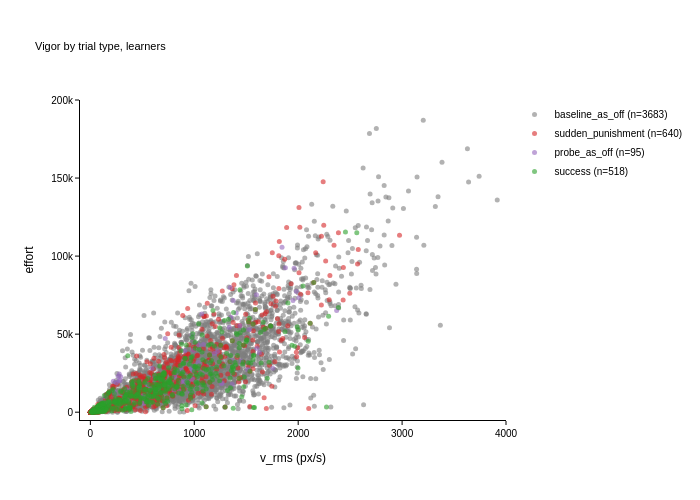

Write notebook code for a chart like this one.
### Markdown cell above
`[F3-CMP-SCATTER]` All four trial types: v_rms vs effort, one point per trial. Same plain axes as the ECDF figures (`illustrator_style` in `[F3-VS-ASOFF-FN]`). `MARGINAL_ECDFS=True` puts the per-type ECDFs back on the top and right axes. Saves `./Figure3/success_vs_spun_vs_probe_vs_baseline_vigor.[svg|html]`.

### Code cell
# [F3-CMP-SCATTER]
# v_rms vs effort for all four trial types, one point per trial. Plain axes, as in the ECDF figures
# (illustrator_style in [F3-VS-ASOFF-FN], which runs later, so the settings are repeated here): white,
# no grid or zero lines, black axis lines, outside ticks, Arial. MARGINAL_ECDFS=True adds the per-type
# ECDFs back on the top and right axes.
MARGINAL_ECDFS = False
type_colors = {'success': '#2ca02c', 'sudden_punishment': '#d62728', 'baseline_as_off': '#7f7f7f', 'probe_as_off': '#9467bd'}
order = ['baseline_as_off', 'sudden_punishment', 'probe_as_off', 'success']   # drawing order, success on top
x_range = [-100, 4000]
y_range = [-5000, 200000]

if MARGINAL_ECDFS:
    fig = make_subplots(rows=2, cols=2, column_widths=[0.80, 0.20], row_heights=[0.20, 0.80],
                        specs=[[{"type": "scatter"}, None], [{"type": "scatter"}, {"type": "scatter"}]],
                        horizontal_spacing=0.05, vertical_spacing=0.05)
    main = dict(row=2, col=1)
else:
    fig = make_subplots(rows=1, cols=1)
    main = dict(row=1, col=1)

for tt in order:
    d = combined.loc[combined['trial_type'] == tt]
    fig.add_trace(go.Scatter(
        x=d['v_rms'], y=d['effort'], mode='markers', name=f'{tt} (n={len(d)})',
        marker=dict(color=type_colors[tt], size=5, opacity=0.6, line=dict(width=0)),
        hovertext=d['trial_number'].astype(str) + ' ' + d['dfc'],
        hovertemplate="v_rms=%{x:.1f}<br>effort=%{y:.1f}<br>%{hovertext}<extra></extra>"), **main)
    if MARGINAL_ECDFS:
        for col, r, c in (('v_rms', 1, 1), ('effort', 2, 2)):
            vals = np.sort(d[col].dropna().values)
            frac = np.arange(1, len(vals) + 1) / len(vals)
            xy = (vals, frac) if col == 'v_rms' else (frac, vals)
            fig.add_trace(go.Scatter(x=xy[0], y=xy[1], mode='lines', line=dict(color=type_colors[tt], width=1.5),
                                     showlegend=False), row=r, col=c)

axis = dict(showgrid=False, zeroline=False, showline=True, linecolor='black', linewidth=1,
            ticks='outside', tickcolor='black', ticklen=4, mirror=False)
fig.update_xaxes(**axis)
fig.update_yaxes(**axis)
fig.update_layout(template='simple_white', paper_bgcolor='white', plot_bgcolor='white',
                  font=dict(family='Arial', size=10, color='black'),
                  legend=dict(bgcolor='rgba(0,0,0,0)', borderwidth=0),
                  width=850 if MARGINAL_ECDFS else 700, height=650 if MARGINAL_ECDFS else 500,
                  title='Vigor by trial type, learners', title_font=dict(size=11))
fig.update_xaxes(title_text='v_rms (px/s)', range=x_range, **main)
fig.update_yaxes(title_text='effort', range=y_range, **main)
if MARGINAL_ECDFS:
    fig.update_xaxes(range=x_range, showticklabels=False, row=1, col=1)
    fig.update_yaxes(title_text='fraction of trials', range=[0, 1.02], row=1, col=1)
    fig.update_yaxes(range=y_range, showticklabels=False, row=2, col=2)
    fig.update_xaxes(title_text='fraction of trials', range=[0, 1.02], row=2, col=2)

savepath = os.path.abspath('./Figure3/success_vs_spun_vs_probe_vs_baseline_vigor.svg')
fig.write_image(savepath)
print('savepath:', savepath)
fig.write_html(os.path.splitext(savepath)[0] + '.html')
print('savepath:', os.path.splitext(savepath)[0] + '.html')
fig.show()

### Figure 1 — Plotly figure (JSON) as saved in the notebook; plotly's stock layout.template omitted (floating-point values rounded to 4 significant figures; data arrays with more than 128 entries replaced by an {"elided": "..."} marker saying what was removed)
{"data": [{"hovertemplate": "v_rms=%{x:.1f}<br>effort=%{y:.1f}<br>%{hovertext}<extra></extra>", "hovertext": {"elided": "3683 str values"}, "marker": {"color": "#7f7f7f", "line": {"width": 0}, "opacity": 0.6, "size": 5}, "mode": "markers", "name": "baseline_as_off (n=3683)", "type": "scatter", "x": {"elided": "3683 float values"}, "xaxis": "x", "y": {"elided": "3683 float values"}, "yaxis": "y"}, {"hovertemplate": "v_rms=%{x:.1f}<br>effort=%{y:.1f}<br>%{hovertext}<extra></extra>", "hovertext": {"elided": "640 str values"}, "marker": {"color": "#d62728", "line": {"width": 0}, "opacity": 0.6, "size": 5}, "mode": "markers", "name": "sudden_punishment (n=640)", "type": "scatter", "x": {"elided": "640 float values"}, "xaxis": "x", "y": {"elided": "640 float values"}, "yaxis": "y"}, {"hovertemplate": "v_rms=%{x:.1f}<br>effort=%{y:.1f}<br>%{hovertext}<extra></extra>", "hovertext": ["379 250226_F2_C1", "481 250226_F2_C1", "634 250226_F2_C1", "685 250226_F2_C1", "787 250226_F2_C1", "889 250226_F2_C1", "759 250227_F2_C1", "270 250227_F3_C1", "384 250227_F3_C1", "498 250227_F3_C1", "612 250227_F3_C1", "252 250228_F1_C1", "352 250228_F1_C1", "402 250228_F1_C1", "502 250228_F1_C1", "552 250228_F1_C1", "752 250228_F1_C1", "595 250228_F2_C1", "658 250228_F2_C1", "345 250304_F3_C1", "245 250425_F1_C1", "345 250425_F1_C1", "364 250425_F1_C1", "525 250425_F1_C1", "575 250425_F1_C1", "825 250425_F1_C1", "195 250923_F2_C1", "242 250923_F2_C1", "292 250923_F2_C1", "392 250923_F2_C1", "442 250923_F2_C1", "592 250923_F2_C1", "642 250923_F2_C1", "95 250924_F2_C1", "145 250924_F2_C1", "195 250924_F2_C1", "245 250924_F2_C1", "345 250924_F2_C1", "525 250924_F2_C1", "536 250924_F2_C1", "547 250924_F2_C1", "747 250924_F2_C1", "809 250924_F2_C1", "826 250924_F2_C1", "937 250924_F2_C1", "1037 250924_F2_C1", "145 250925_F1_C1", "345 250925_F1_C1", "445 250925_F1_C1", "495 250925_F1_C1", "595 250925_F1_C1", "645 250925_F1_C1", "695 250925_F1_C1", "845 250925_F1_C1", "895 250925_F1_C1", "145 251105_F1_C1", "195 251105_F1_C1", "245 251105_F1_C1", "395 251105_F1_C1", "445 251105_F1_C1", "495 251105_F1_C1", "545 251105_F1_C1", "645 251105_F1_C1", "695 251105_F1_C1", "795 251105_F1_C1", "845 251105_F1_C1", "895 251105_F1_C1", "995 251105_F1_C1", "1045 251105_F1_C1", "145 251219_F1_C2", "195 251219_F1_C2", "295 251219_F1_C2", "595 251219_F1_C2", "845 251219_F1_C2", "995 251219_F1_C2", "1045 251219_F1_C2", "1195 251219_F1_C2", "1395 251219_F1_C2", "145 260521_F1_C1", "195 260521_F1_C1", "245 260521_F1_C1", "345 260521_F1_C1", "663 260521_F1_C1", "724 260521_F1_C1", "774 260521_F1_C1", "785 260521_F1_C1", "835 260521_F1_C1", "865 260521_F1_C1", "1030 260521_F1_C1", "1080 260521_F1_C1", "1121 260521_F1_C1", "245 260521_F2_C1", "295 260521_F2_C1", "345 260521_F2_C1", "695 260521_F2_C1"], "marker": {"color": "#9467bd", "line": {"width": 0}, "opacity": 0.6, "size": 5}, "mode": "markers", "name": "probe_as_off (n=95)", "type": "scatter", "x": [837.0, 1352.0, 1403.0, 349.6, 977.5, 1345.0, 618.2, 988.8, 1337.0, 1844.0, 1375.0, 407.8, 545.7, 516.0, 807.7, 230.7, 128.0, 1626.0, 82.97, 1039.0, 627.0, 37.69, 67.78, 47.34, 21.18, 22.89, 927.7, 220.5, 1072.0, 1088.0, 1598.0, 1950.0, 1135.0, 17.97, 1960.0, 983.1, 627.0, 720.4, 273.2, 249.2, 284.8, 29.48, 277.7, 266.7, 292.1, 232.0, 964.2, 671.3, 326.3, 470.4, 358.4, 909.9, 1602.0, 1040.0, 2370.0, 1437.0, 1454.0, 2006.0, 514.1, 1982.0, 977.6, 655.3, 143.8, 875.5, 593.3, 1358.0, 1192.0, 1877.0, 1531.0, 858.7, 1756.0, 903.7, 507.8, 519.2, 564.7, 983.8, 1223.0, 577.6, 1365.0, 909.9, 760.2, 804.7, 1164.0, 21.91, 44.74, 1513.0, 39.72, 32.44, 60.23, 25.09, 54.39, 943.3, 1269.0, 872.3, 1262.0], "xaxis": "x", "y": [25490.0, 60890.0, 63520.0, 14160.0, 49580.0, 79860.0, 22820.0, 39650.0, 54370.0, 105600.0, 71500.0, 18170.0, 17950.0, 9782.0, 22860.0, 12220.0, 6071.0, 38060.0, 1870.0, 31850.0, 13200.0, 774.1, 1674.0, 210.9, 901.7, 504.3, 17330.0, 19860.0, 62910.0, 43360.0, 75180.0, 71590.0, 32010.0, 207.4, 92210.0, 21080.0, 14360.0, 47190.0, 19930.0, 18820.0, 20370.0, 1246.0, 24450.0, 22890.0, 22680.0, 13070.0, 12580.0, 21100.0, 9689.0, 15670.0, 7942.0, 39270.0, 40800.0, 43060.0, 65160.0, 55350.0, 32730.0, 73380.0, 5499.0, 77340.0, 28900.0, 14940.0, 9887.0, 27020.0, 28210.0, 33070.0, 37610.0, 92570.0, 53010.0, 13570.0, 28130.0, 20330.0, 10730.0, 7554.0, 10220.0, 26810.0, 38910.0, 15170.0, 17910.0, 19190.0, 17010.0, 14300.0, 28000.0, 1300.0, 551.6, 27320.0, 1500.0, 1303.0, 2574.0, 366.4, 462.4, 19740.0, 18700.0, 19210.0, 18250.0], "yaxis": "y"}, {"hovertemplate": "v_rms=%{x:.1f}<br>effort=%{y:.1f}<br>%{hovertext}<extra></extra>", "hovertext": {"elided": "518 str values"}, "marker": {"color": "#2ca02c", "line": {"width": 0}, "opacity": 0.6, "size": 5}, "mode": "markers", "name": "success (n=518)", "type": "scatter", "x": {"elided": "518 float values"}, "xaxis": "x", "y": {"elided": "518 float values"}, "yaxis": "y"}], "layout": {"font": {"color": "black", "family": "Arial", "size": 10}, "height": 500, "legend": {"bgcolor": "rgba(0,0,0,0)", "borderwidth": 0}, "paper_bgcolor": "white", "plot_bgcolor": "white", "title": {"font": {"size": 11}, "text": "Vigor by trial type, learners"}, "width": 700, "xaxis": {"anchor": "y", "domain": [0, 1], "linecolor": "black", "linewidth": 1, "mirror": false, "range": [-100, 4000], "showgrid": false, "showline": true, "tickcolor": "black", "ticklen": 4, "ticks": "outside", "title": {"text": "v_rms (px/s)"}, "zeroline": false}, "yaxis": {"anchor": "x", "domain": [0, 1], "linecolor": "black", "linewidth": 1, "mirror": false, "range": [-5000, 200000], "showgrid": false, "showline": true, "tickcolor": "black", "ticklen": 4, "ticks": "outside", "title": {"text": "effort"}, "zeroline": false}}}
